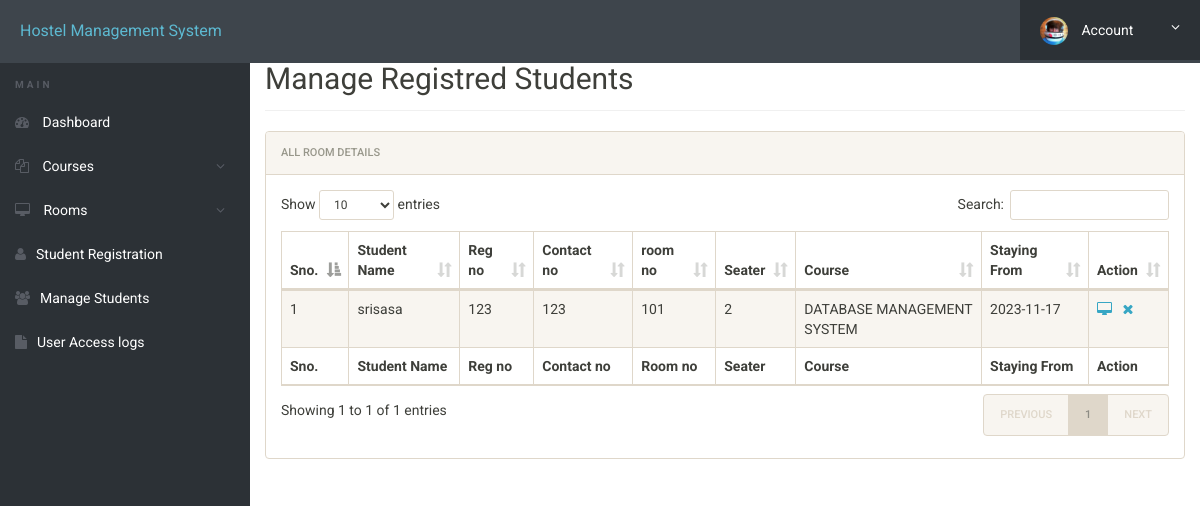
The page /manage-students.php (signed in) on the database its author committed.
### tables this page shows
CREATE TABLE IF NOT EXISTS `registration` (
  `id` int(11) NOT NULL,
  `roomno` int(11) NOT NULL,
  `seater` int(11) NOT NULL,
  `feespm` int(11) NOT NULL,
  `foodstatus` int(11) NOT NULL,
  `stayfrom` date NOT NULL,
  `duration` int(11) NOT NULL,
  `course` varchar(500) NOT NULL,
  `regno` int(11) NOT NULL,
  `firstName` varchar(500) NOT NULL,
  `middleName` varchar(500) NOT NULL,
  `lastName` varchar(500) NOT NULL,
  `gender` varchar(250) NOT NULL,
  `contactno` bigint(11) NOT NULL,
  `emailid` varchar(500) NOT NULL,
  `egycontactno` bigint(11) NOT NULL,
  `guardianName` varchar(500) NOT NULL,
  `guardianRelation` varchar(500) NOT NULL,
  `guardianContactno` bigint(11) NOT NULL,
  `corresAddress` varchar(500) NOT NULL,
  `corresCIty` varchar(500) NOT NULL,
  `corresState` varchar(500) NOT NULL,
  `corresPincode` int(11) NOT NULL,
  `pmntAddress` varchar(500) NOT NULL,
  `pmntCity` varchar(500) NOT NULL,
  `pmnatetState` varchar(500) NOT NULL,
  `pmntPincode` int(11) NOT NULL,
  `postingDate` timestamp NOT NULL DEFAULT CURRENT_TIMESTAMP,
  `updationDate` varchar(500) NOT NULL
);

CREATE TABLE IF NOT EXISTS `courses` (
  `id` int(11) NOT NULL,
  `course_code` varchar(255) NOT NULL,
  `course_sn` varchar(255) NOT NULL,
  `course_fn` varchar(255) NOT NULL,
  `posting_date` timestamp NOT NULL DEFAULT CURRENT_TIMESTAMP
);

### manage-students.php (the view, shortened to what this page needs)
<?php
include('includes/config.php');
?>
<!doctype html>
<html lang="en" class="no-js">
<head>
	<link rel="stylesheet" href="css/font-awesome.min.css">
	<link rel="stylesheet" href="css/bootstrap.min.css">
	<link rel="stylesheet" href="css/dataTables.bootstrap.min.css">
	<link rel="stylesheet" href="css/bootstrap-social.css">
	<link rel="stylesheet" href="css/bootstrap-select.css">
	<link rel="stylesheet" href="css/fileinput.min.css">
	<link rel="stylesheet" href="css/awesome-bootstrap-checkbox.css">
	<link rel="stylesheet" href="css/style.css">
</head>
<body>
	<?php include('includes/header.php');?>
	<div class="ts-main-content">
			<?php include('includes/sidebar.php');?>
		<div class="content-wrapper">
			<div class="container-fluid">
				<div class="row">
					<div class="col-md-12">
						<h2 class="page-title" style="margin-top:4%">Manage Registred Students</h2>
						<div class="panel panel-default">
							<div class="panel-heading">All Room Details</div>
							<div class="panel-body">
								<table id="zctb" class="display table table-striped table-bordered table-hover" cellspacing="0" width="100%">
									<thead>
										<tr>
											<th>Sno.</th>
											<th>Student Name</th>
											<th>Reg no</th>
											<th>Contact no </th>
											<th>room no  </th>
											<th>Seater </th>
											<th>Course</th>
											<th>Staying From </th>
											<th>Action</th>
										</tr>
									</thead>
									<tfoot>
										<tr>
											<th>Sno.</th>
											<th>Student Name</th>
											<th>Reg no</th>
											<th>Contact no </th>
											<th>Room no  </th>
											<th>Seater </th>
											<th>Course</th>
											<th>Staying From </th>
											<th>Action</th>
										</tr>
									</tfoot>
									<tbody>
<?php
$ret = "SELECT r.*, c.course_fn
        FROM registration r
        JOIN courses c ON r.course = c.course_fn";
$stmt= $mysqli->prepare($ret) ;
$stmt->execute() ;
$res=$stmt->get_result();
$cnt=1;
while($row=$res->fetch_object())
	  {
	  	?>
<tr><td><?php echo $cnt;;?></td>
<td><?php echo $row->firstName;?><?php echo $row->middleName;?><?php echo $row->lastName;?></td>
<td><?php echo $row->regno;?></td>
<td><?php echo $row->contactno;?></td>
<td><?php echo $row->roomno;?></td>
<td><?php echo $row->seater;?></td>
<td><?php echo $row->course_fn; ?></td>
<td><?php echo $row->stayfrom;?></td>
<td>
<a href="javascript:void(0);"  onClick="popUpWindow('http://localhost/hostelsystem/hostel/admin/full-profile.php?id=<?php echo $row->id;?>');" title="View Full Details"><i class="fa fa-desktop"></i></a>&nbsp;&nbsp;
<a href="manage-students.php?del=<?php echo $row->id;?>" title="Delete Record" onclick="return confirm("Do you want to delete");"><i class="fa fa-close"></i></a></td>
										</tr>
									<?php
$cnt=$cnt+1;
									 } ?>
									</tbody>
								</table>
							</div>
						</div>
					</div>
				</div>
			</div>
		</div>
	</div>
</body>
</html>

### css/style.css (style rules this page uses)
html { font-size: 14px; }
@media only screen and (min-width: 480px) { html { font-size: 17px; } }
@media only screen and (min-width: 768px) { html { font-size: 14px; } }
body { font-size: 1em; }
a { color: #37a6c4; }
.panel { overflow: hidden; }
.page-title { padding-bottom: 15px; margin-bottom: 20px; border-bottom: 1px solid #f0f0f0; }
.ts-main-content .content-wrapper { padding-top: 15px; margin-top: 10px; }
@media only screen and (min-width: 992px) { .ts-main-content .content-wrapper { margin-left: 250px; } }

### rows shown on the page
registration: firstName "sri", middleName "sa", lastName "sa", regno "123", contactno "123", roomno "101", seater "2", courses.course_fn "DATABASE MANAGEMENT SYSTEM", stayfrom "2023-11-17"
